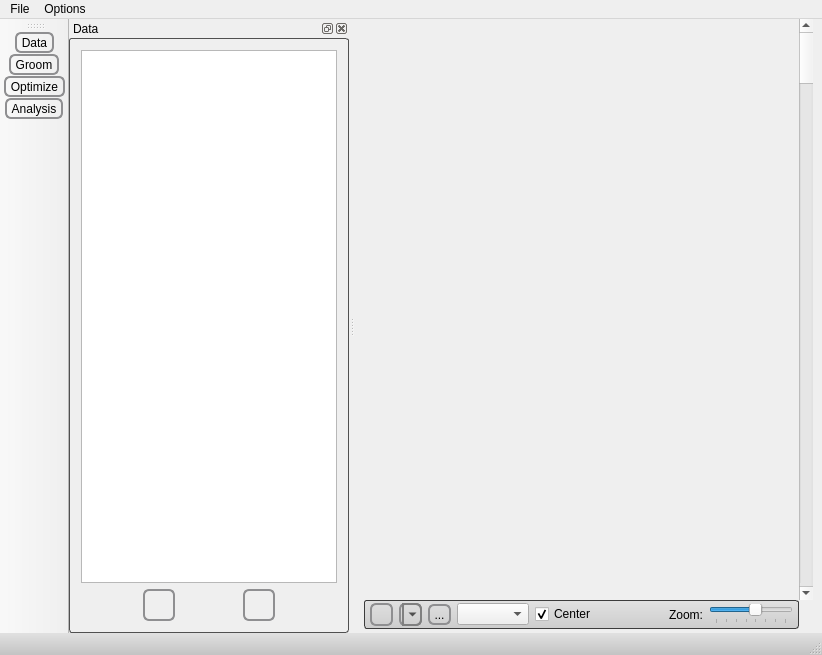
<?xml version="1.0" encoding="UTF-8"?>
<ui version="4.0">
 <class>ShapeWorksStudioApp</class>
 <widget class="QMainWindow" name="ShapeWorksStudioApp">
  <property name="geometry">
   <rect>
    <x>0</x>
    <y>0</y>
    <width>822</width>
    <height>655</height>
   </rect>
  </property>
  <property name="windowTitle">
   <string>ShapeWorksStudio</string>
  </property>
  <property name="windowIcon">
   <iconset resource="../Resources/ShapeWorksStudio.qrc">
    <normaloff>:/Studio/Images/shapes-icon.png</normaloff>:/Studio/Images/shapes-icon.png</iconset>
  </property>
  <property name="styleSheet">
   <string notr="true">


QWidget#dockWidgetContents
{
  border: 1px solid rgb(80,80,80);
  border-radius: 3px;
}

QWidget#statusbar
{
  background-color: qlineargradient(spread:pad, x1:0, y1:0, x2:0, y2:1, stop:0 rgba(225, 225, 225, 255), stop:1 rgba(195, 195, 195, 255));
}


QWidget#zoomWidget
{
  background-color: qlineargradient(spread:pad, x1:0, y1:0, x2:0, y2:1, stop:0 rgba(225, 225, 225, 255), stop:1 rgba(205, 205, 205, 255));
  border: 1px solid rgb(60, 60, 60);
  border-radius: 3px;
}

QWidget#control_widget
{
  background-color: qlineargradient(spread:pad, x1:0, y1:0, x2:0, y2:1, stop:0 rgba(225, 225, 225, 255), stop:1 rgba(205, 205, 205, 255));
  border: 1px solid rgb(60, 60, 60);
  border-radius: 3px;
}



/********************** Tab Widget ***********************/
QWidget#meanTab{
	background-color: qlineargradient(spread:pad, x1:0.5, y1:0, x2:0.5, y2:0.960227, stop:0 rgba(221, 221, 221, 255), stop:0.155779 rgba(228, 228, 228, 255), stop:1 rgba(202, 204, 204, 255));
}

QWidget#samplesTab{
	background-color: qlineargradient(spread:pad, x1:0.5, y1:0, x2:0.5, y2:0.960227, stop:0 rgba(221, 221, 221, 255), stop:0.155779 rgba(228, 228, 228, 255), stop:1 rgba(202, 204, 204, 255));      
}

QWidget#pcaTab{
	background-color: qlineargradient(spread:pad, x1:0.5, y1:0, x2:0.5, y2:0.960227, stop:0 rgba(221, 221, 221, 255), stop:0.155779 rgba(228, 228, 228, 255), stop:1 rgba(202, 204, 204, 255));      
}

QWidget#regressionTab{
	background-color: qlineargradient(spread:pad, x1:0.5, y1:0, x2:0.5, y2:0.960227, stop:0 rgba(221, 221, 221, 255), stop:0.155779 rgba(228, 228, 228, 255), stop:1 rgba(202, 204, 204, 255));      
}

/********************** Tab Widget ***********************/


/********************** Visualization Panel ***********************/

QLabel#visualizationLabel{
	color: white;
	font: bold;
}
QWidget#visualizationPanel{
	background-color: rgba( 0, 0, 0, 0 );
}

QToolButton#visualizationOpenButton{
	background-color: rgba(0, 0, 0, 0);
	border-radius: 4px;
}

QToolButton#visualizationOpenButton:hover{
	background-color: rgba( 0, 0, 0, 30 ); border-radius: 3px;
}

QWidget#visualizationHeader{
	background-color: qlineargradient(spread:pad, x1:0.5, y1:0, x2:0.5, y2:0.960227, stop:0 rgba(0, 0, 0, 0), stop:0.45 rgba(0, 0, 0, 30), stop:1 rgba(0, 0, 0, 25));
    border-radius: 3px;
}

QWidget#visualizationHeaderBackground{
	background-color: rgb( 84, 168, 212 );
        border-radius: 3px;
	border: 1px solid rgb(90, 90, 90);
}

QWidget#visualizationPanel{
	background-color: rgb( 90, 90, 90 );
	border-radius:4px;
	border: 1px solid rgb(60, 60, 60);
	color: rgb(90, 90, 90);
}

QWidget#visualizationContent{
	border-radius: 3px;
	border: 1px solid rgb(80, 80,80);
	background-color: qlineargradient(spread:pad, x1:0.5, y1:0, x2:0.5, y2:0.960227, stop:0 rgba(221, 221, 221, 255), stop:0.155779 rgba(228, 228, 228, 255), stop:1 rgba(202, 204, 204, 255));      
}
/********************** Visualization Panel ***********************/


/********************** Pca Panel ***********************/

QLabel#pcaLabel{
	color: white;
	font: bold;
}
QWidget#pcaPanel{
	background-color: rgba( 0, 0, 0, 0 );
}

QToolButton#pcaOpenButton{
	background-color: rgba(0, 0, 0, 0);
	border-radius: 4px;
}

QToolButton#pcaOpenButton:hover{
	background-color: rgba( 0, 0, 0, 30 ); border-radius: 3px;
}

QWidget#pcaHeader{
	background-color: qlineargradient(spread:pad, x1:0.5, y1:0, x2:0.5, y2:0.960227, stop:0 rgba(0, 0, 0, 0), stop:0.45 rgba(0, 0, 0, 30), stop:1 rgba(0, 0, 0, 25));
    border-radius: 3px;
}

QWidget#pcaHeaderBackground{
	background-color: rgb( 84, 168, 212 );
    border-radius: 3px;
	border: 1px solid rgb(90, 90, 90);
}

QWidget#pcaPanel{
	background-color: rgb( 90, 90, 90 );
	border-radius:4px;
	border: 1px solid rgb(60, 60, 60);
	color: rgb(90, 90, 90);
}

QWidget#pcaContent{
	border-radius: 3px;
	border: 1px solid rgb(80, 80,80);
	background-color: qlineargradient(spread:pad, x1:0.5, y1:0, x2:0.5, y2:0.960227, stop:0 rgba(221, 221, 221, 255), stop:0.155779 rgba(228, 228, 228, 255), stop:1 rgba(202, 204, 204, 255));      
}
/********************** Pca Panel ***********************/


/********************** Shape Panel ***********************/

QLabel#shapeLabel{
	color: white;
	font: bold;
}

QWidget#shapePanel{
	background-color: rgba( 0, 0, 0, 0 );
}

QToolButton#shapeOpenButton{
	background-color: rgba(0, 0, 0, 0);
	border-radius: 4px;
}

QToolButton#shapeOpenButton:hover{
	background-color: rgba( 0, 0, 0, 30 ); border-radius: 3px;
}

QWidget#layers_header_{
	background-color: qlineargradient(spread:pad, x1:0.5, y1:0, x2:0.5, y2:0.960227, stop:0 rgba(0, 0, 0, 0), stop:0.45 rgba(0, 0, 0, 30), stop:1 rgba(0, 0, 0, 25));
    border-radius: 3px;
}

QWidget#shapeHeaderBackground{
	background-color: rgb( 84, 168, 212 );
    border-radius: 3px;
	border: 1px solid rgb(90, 90, 90);
}

QWidget#shapePanel{
	background-color: rgb( 90, 90, 90 );
	border-radius:4px;
	border: 1px solid rgb(60, 60, 60);
	color: rgb(90, 90, 90);
}

QWidget#shapeContent{
	border-radius: 3px;
	border: 1px solid rgb(80, 80,80);
	background-color: qlineargradient(spread:pad, x1:0.5, y1:0, x2:0.5, y2:0.960227, stop:0 rgba(221, 221, 221, 255), stop:0.155779 rgba(228, 228, 228, 255), stop:1 rgba(202, 204, 204, 255));      
}
/********************** Shape Panel ***********************/


/********************** reconstruction Panel ***********************/

QLabel#reconstructionLabel{
	color: white;
	font: bold;
}
QWidget#reconstructionPanel{
	background-color: rgba( 0, 0, 0, 0 );
}

QToolButton#reconstructionOpenButton{
	background-color: rgba(0, 0, 0, 0);
	border-radius: 4px;
}

QToolButton#reconstructionOpenButton:hover{
	background-color: rgba( 0, 0, 0, 30 ); border-radius: 3px;
}

QWidget#reconstructionHeader{
	background-color: qlineargradient(spread:pad, x1:0.5, y1:0, x2:0.5, y2:0.960227, stop:0 rgba(0, 0, 0, 0), stop:0.45 rgba(0, 0, 0, 30), stop:1 rgba(0, 0, 0, 25));
    border-radius: 3px;
}

QWidget#reconstructionHeaderBackground{
	background-color: rgb( 84, 168, 212 );
    border-radius: 3px;
	border: 1px solid rgb(90, 90, 90);
}

QWidget#reconstructionPanel{
	background-color: rgb( 90, 90, 90 );
	border-radius:4px;
	border: 1px solid rgb(60, 60, 60);
	color: rgb(90, 90, 90);
}

QWidget#reconstructionContent{
	border-radius: 3px;
	border: 1px solid rgb(80, 80,80);
	background-color: qlineargradient(spread:pad, x1:0.5, y1:0, x2:0.5, y2:0.960227, stop:0 rgba(221, 221, 221, 255), stop:0.155779 rgba(228, 228, 228, 255), stop:1 rgba(202, 204, 204, 255));      
}
/********************** reconstruction Panel ***********************/



/********************** Other ***********************/

QWidget#pcaWidget{
	border-radius: 3px;
	border: 2px solid rgb(80, 80,80);
}


QWidget#sampleWidget{
	border-radius: 3px;
	border: 2px solid rgb(80, 80,80);
}

QWidget#meanWidget{
	border-radius: 3px;
	border: 2px solid rgb(80, 80,80);
}


QWidget#controlsDockContents {
 border-radius: 3px;
 background: rgb(90,90,90);
}




QToolButton { /* all types of tool button */
     border: 2px solid #8f8f91;
     border-radius: 6px;
     background-color: qlineargradient(x1: 0, y1: 0, x2: 0, y2: 1,
                                       stop: 0 #f6f7fa, stop: 1 #dadbde);
 }


 QToolButton[popupMode=&quot;1&quot;] { /* only for MenuButtonPopup */
     padding-right: 20px; /* make way for the popup button */
 }


 QToolButton:pressed {
     background-color: qlineargradient(x1: 0, y1: 0, x2: 0, y2: 1,
                                       stop: 0 #dadbde, stop: 1 #f6f7fa);
  
  }

 QToolButton:checked {
     background-color: qlineargradient(x1: 0, y1: 0, x2: 0, y2: 1,
                                       stop: 0 #dadbde, stop: 1 #f6f7fa);
  
  }

 /* the subcontrols below are used only in the MenuButtonPopup mode */
 QToolButton::menu-button {
     border: 2px solid gray;
     border-top-right-radius: 6px;
     border-bottom-right-radius: 6px;
     /* 16px width + 4px for border = 20px allocated above */
     width: 16px;
 }

/*
 QToolButton::menu-arrow {
     image: url(downarrow.png);
 }
*/


 QToolButton::menu-arrow:open {
     top: 1px; left: 1px; /* shift it a bit */
 }


/*
QPushButton { 
 border: 2px solid #8f8f91;
 border-radius: 6px;
 background-color: qlineargradient(x1: 0, y1: 0, x2: 0, y2: 1,
  stop: 0 #f6f7fa, stop: 1 #dadbde);
}
*/

/*
QPushButton:pressed {
 background-color: qlineargradient(x1: 0, y1: 0, x2: 0, y2: 1,
  stop: 0 #dadbde, stop: 1 #f6f7fa);
}
*/


/*
QPushButton {
     background-color: red;
     border-style: outset;
     border-width: 2px;
     border-color: beige;
 }
*/


</string>
  </property>
  <widget class="QWidget" name="centralwidget">
   <layout class="QGridLayout" name="gridLayout">
    <property name="topMargin">
     <number>0</number>
    </property>
    <property name="bottomMargin">
     <number>4</number>
    </property>
    <property name="spacing">
     <number>0</number>
    </property>
    <item row="0" column="0">
     <widget class="QVTKWidget" name="qvtkWidget" native="true">
      <property name="sizePolicy">
       <sizepolicy hsizetype="Expanding" vsizetype="Expanding">
        <horstretch>1</horstretch>
        <verstretch>1</verstretch>
       </sizepolicy>
      </property>
      <property name="minimumSize">
       <size>
        <width>300</width>
        <height>300</height>
       </size>
      </property>
     </widget>
    </item>
    <item row="0" column="1">
     <widget class="QScrollBar" name="vertical_scroll_bar">
      <property name="orientation">
       <enum>Qt::Vertical</enum>
      </property>
     </widget>
    </item>
    <item row="1" column="0">
     <layout class="QHBoxLayout" name="horizontalLayout" stretch="0">
      <item>
       <widget class="QWidget" name="control_widget" native="true">
        <property name="sizePolicy">
         <sizepolicy hsizetype="Minimum" vsizetype="MinimumExpanding">
          <horstretch>0</horstretch>
          <verstretch>0</verstretch>
         </sizepolicy>
        </property>
        <layout class="QHBoxLayout" name="horizontalLayout_3">
         <property name="spacing">
          <number>6</number>
         </property>
         <property name="leftMargin">
          <number>6</number>
         </property>
         <property name="topMargin">
          <number>3</number>
         </property>
         <property name="rightMargin">
          <number>6</number>
         </property>
         <property name="bottomMargin">
          <number>3</number>
         </property>
         <item>
          <widget class="QToolButton" name="auto_view_button">
           <property name="toolTip">
            <string>Autoview</string>
           </property>
           <property name="text">
            <string/>
           </property>
           <property name="icon">
            <iconset resource="../Resources/ShapeWorksStudio.qrc">
             <normaloff>:/Studio/Images/AutoViewOff.png</normaloff>
             <normalon>:/Studio/Images/AutoView.png</normalon>:/Studio/Images/AutoViewOff.png</iconset>
           </property>
           <property name="checkable">
            <bool>false</bool>
           </property>
           <property name="autoRaise">
            <bool>true</bool>
           </property>
          </widget>
         </item>
         <item>
          <widget class="QToolButton" name="glyphs_visible_button">
           <property name="toolTip">
            <string>Show this slice in volume viewer</string>
           </property>
           <property name="icon">
            <iconset resource="../Resources/ShapeWorksStudio.qrc">
             <normaloff>:/Studio/Images/VisibleOff.png</normaloff>
             <normalon>:/Studio/Images/Visible.png</normalon>:/Studio/Images/VisibleOff.png</iconset>
           </property>
           <property name="checkable">
            <bool>true</bool>
           </property>
           <property name="checked">
            <bool>true</bool>
           </property>
           <property name="popupMode">
            <enum>QToolButton::MenuButtonPopup</enum>
           </property>
           <property name="autoRaise">
            <bool>true</bool>
           </property>
          </widget>
         </item>
         <item>
          <widget class="QToolButton" name="surface_visible_button">
           <property name="toolTip">
            <string>show isosurface</string>
           </property>
           <property name="text">
            <string>...</string>
           </property>
           <property name="icon">
            <iconset resource="../Resources/ShapeWorksStudio.qrc">
             <normaloff>:/Studio/Images/IsosurfaceVisibleOff.png</normaloff>
             <normalon>:/Studio/Images/IsosurfaceVisible.png</normalon>:/Studio/Images/IsosurfaceVisibleOff.png</iconset>
           </property>
           <property name="checkable">
            <bool>true</bool>
           </property>
           <property name="checked">
            <bool>true</bool>
           </property>
           <property name="autoRaise">
            <bool>true</bool>
           </property>
          </widget>
         </item>
         <item>
          <widget class="QComboBox" name="view_mode_combobox"/>
         </item>
         <item>
          <widget class="QCheckBox" name="center_checkbox">
           <property name="text">
            <string>Center</string>
           </property>
           <property name="checked">
            <bool>true</bool>
           </property>
          </widget>
         </item>
         <item>
          <spacer name="horizontalSpacer">
           <property name="orientation">
            <enum>Qt::Horizontal</enum>
           </property>
           <property name="sizeHint" stdset="0">
            <size>
             <width>40</width>
             <height>20</height>
            </size>
           </property>
          </spacer>
         </item>
         <item>
          <widget class="QLabel" name="label">
           <property name="text">
            <string>Zoom:</string>
           </property>
          </widget>
         </item>
         <item>
          <widget class="QSlider" name="thumbnail_size_slider">
           <property name="maximumSize">
            <size>
             <width>100</width>
             <height>16777215</height>
            </size>
           </property>
           <property name="minimum">
            <number>1</number>
           </property>
           <property name="maximum">
            <number>8</number>
           </property>
           <property name="pageStep">
            <number>1</number>
           </property>
           <property name="value">
            <number>5</number>
           </property>
           <property name="orientation">
            <enum>Qt::Horizontal</enum>
           </property>
           <property name="invertedAppearance">
            <bool>false</bool>
           </property>
           <property name="invertedControls">
            <bool>false</bool>
           </property>
           <property name="tickPosition">
            <enum>QSlider::TicksBelow</enum>
           </property>
          </widget>
         </item>
        </layout>
       </widget>
      </item>
     </layout>
    </item>
   </layout>
  </widget>
  <widget class="QMenuBar" name="menubar">
   <property name="geometry">
    <rect>
     <x>0</x>
     <y>0</y>
     <width>822</width>
     <height>21</height>
    </rect>
   </property>
   <widget class="QMenu" name="menuFile">
    <property name="title">
     <string>File</string>
    </property>
    <addaction name="action_new_project"/>
    <addaction name="action_open_project"/>
    <addaction name="action_save_project"/>
    <addaction name="action_save_project_as"/>
    <addaction name="actionSet_Data_Directory"/>
    <addaction name="separator"/>
    <addaction name="action_import"/>
    <addaction name="actionExport_PCA_Mesh"/>
    <addaction name="actionExport_Eigenvalues"/>
    <addaction name="actionExport_Eigenvectors"/>
    <addaction name="actionExport_PCA_Mode_Points"/>
    <addaction name="actionExport_Parameter_XML"/>
    <addaction name="separator"/>
    <addaction name="action_recent1"/>
    <addaction name="action_recent2"/>
    <addaction name="action_recent3"/>
    <addaction name="action_recent4"/>
    <addaction name="separator"/>
    <addaction name="action_quit"/>
   </widget>
   <widget class="QMenu" name="menuOptions">
    <property name="title">
     <string>Options</string>
    </property>
    <addaction name="action_preferences"/>
    <addaction name="actionShow_Tool_Window"/>
   </widget>
   <addaction name="menuFile"/>
   <addaction name="menuOptions"/>
  </widget>
  <widget class="QStatusBar" name="statusbar"/>
  <widget class="QDockWidget" name="controlsDock">
   <property name="floating">
    <bool>true</bool>
   </property>
   <property name="features">
    <set>QDockWidget::AllDockWidgetFeatures</set>
   </property>
   <property name="windowTitle">
    <string>Data</string>
   </property>
   <attribute name="dockWidgetArea">
    <number>1</number>
   </attribute>
   <widget class="QWidget" name="dockWidgetContents">
    <layout class="QVBoxLayout" name="verticalLayout">
     <property name="spacing">
      <number>12</number>
     </property>
     <property name="leftMargin">
      <number>12</number>
     </property>
     <property name="topMargin">
      <number>12</number>
     </property>
     <property name="rightMargin">
      <number>12</number>
     </property>
     <property name="bottomMargin">
      <number>12</number>
     </property>
     <item>
      <widget class="QStackedWidget" name="stacked_widget">
       <property name="currentIndex">
        <number>0</number>
       </property>
       <widget class="QWidget" name="import_page">
        <layout class="QVBoxLayout" name="verticalLayout_2">
         <property name="leftMargin">
          <number>0</number>
         </property>
         <property name="topMargin">
          <number>0</number>
         </property>
         <property name="rightMargin">
          <number>0</number>
         </property>
         <property name="bottomMargin">
          <number>0</number>
         </property>
         <item>
          <widget class="QTableWidget" name="table_widget"/>
         </item>
         <item>
          <layout class="QHBoxLayout" name="horizontalLayout2">
           <item>
            <widget class="QToolButton" name="delete_button">
             <property name="minimumSize">
              <size>
               <width>32</width>
               <height>32</height>
              </size>
             </property>
             <property name="maximumSize">
              <size>
               <width>32</width>
               <height>32</height>
              </size>
             </property>
             <property name="toolTip">
              <string>Remove</string>
             </property>
             <property name="statusTip">
              <string>Remove images</string>
             </property>
             <property name="text">
              <string/>
             </property>
             <property name="icon">
              <iconset resource="../Resources/ShapeWorksStudio.qrc">
               <normaloff>:/Studio/Images/remove.png</normaloff>:/Studio/Images/remove.png</iconset>
             </property>
            </widget>
           </item>
           <item>
            <widget class="QToolButton" name="add_button">
             <property name="minimumSize">
              <size>
               <width>32</width>
               <height>32</height>
              </size>
             </property>
             <property name="maximumSize">
              <size>
               <width>32</width>
               <height>32</height>
              </size>
             </property>
             <property name="toolTip">
              <string>Add</string>
             </property>
             <property name="statusTip">
              <string>Add images</string>
             </property>
             <property name="text">
              <string/>
             </property>
             <property name="icon">
              <iconset resource="../Resources/ShapeWorksStudio.qrc">
               <normaloff>:/Studio/Images/add.png</normaloff>:/Studio/Images/add.png</iconset>
             </property>
            </widget>
           </item>
          </layout>
         </item>
        </layout>
       </widget>
      </widget>
     </item>
    </layout>
   </widget>
  </widget>
  <widget class="QToolBar" name="toolBar">
   <property name="windowTitle">
    <string>toolBar</string>
   </property>
   <property name="movable">
    <bool>true</bool>
   </property>
   <property name="iconSize">
    <size>
     <width>42</width>
     <height>42</height>
    </size>
   </property>
   <property name="toolButtonStyle">
    <enum>Qt::ToolButtonTextUnderIcon</enum>
   </property>
   <property name="floatable">
    <bool>true</bool>
   </property>
   <attribute name="toolBarArea">
    <enum>LeftToolBarArea</enum>
   </attribute>
   <attribute name="toolBarBreak">
    <bool>false</bool>
   </attribute>
   <addaction name="action_import_mode"/>
   <addaction name="action_groom_mode"/>
   <addaction name="action_optimize_mode"/>
   <addaction name="action_analysis_mode"/>
  </widget>
  <action name="action_quit">
   <property name="text">
    <string>Quit</string>
   </property>
   <property name="shortcut">
    <string>Ctrl+Q</string>
   </property>
  </action>
  <action name="actionViewFullScreen">
   <property name="text">
    <string>Full Screen</string>
   </property>
   <property name="shortcut">
    <string>Ctrl+F</string>
   </property>
  </action>
  <action name="action_import">
   <property name="text">
    <string>Import Images...</string>
   </property>
   <property name="shortcut">
    <string>Ctrl+I</string>
   </property>
  </action>
  <action name="action_groom_mode">
   <property name="checkable">
    <bool>true</bool>
   </property>
   <property name="icon">
    <iconset resource="../Resources/ShapeWorksStudio.qrc">
     <normaloff>:/Studio/Images/tools.png</normaloff>:/Studio/Images/tools.png</iconset>
   </property>
   <property name="text">
    <string>Groom</string>
   </property>
  </action>
  <action name="action_import_mode">
   <property name="checkable">
    <bool>true</bool>
   </property>
   <property name="icon">
    <iconset resource="../Resources/ShapeWorksStudio.qrc">
     <normaloff>:/Studio/Images/data.png</normaloff>:/Studio/Images/data.png</iconset>
   </property>
   <property name="text">
    <string>Data</string>
   </property>
  </action>
  <action name="action_optimize_mode">
   <property name="checkable">
    <bool>true</bool>
   </property>
   <property name="icon">
    <iconset resource="../Resources/ShapeWorksStudio.qrc">
     <normaloff>:/Studio/Images/gear2.png</normaloff>:/Studio/Images/gear2.png</iconset>
   </property>
   <property name="text">
    <string>Optimize</string>
   </property>
  </action>
  <action name="action_analysis_mode">
   <property name="checkable">
    <bool>true</bool>
   </property>
   <property name="icon">
    <iconset resource="../Resources/ShapeWorksStudio.qrc">
     <normaloff>:/Studio/Images/chart.png</normaloff>:/Studio/Images/chart.png</iconset>
   </property>
   <property name="text">
    <string>Analysis</string>
   </property>
  </action>
  <action name="action_open_project">
   <property name="text">
    <string>Open Project...</string>
   </property>
   <property name="shortcut">
    <string>Ctrl+O</string>
   </property>
  </action>
  <action name="action_save_project">
   <property name="text">
    <string>Save Project</string>
   </property>
   <property name="shortcut">
    <string>Ctrl+S</string>
   </property>
  </action>
  <action name="action_new_project">
   <property name="text">
    <string>New Project</string>
   </property>
   <property name="shortcut">
    <string>Ctrl+N</string>
   </property>
  </action>
  <action name="action_save_project_as">
   <property name="text">
    <string>Save Project As...</string>
   </property>
   <property name="shortcut">
    <string>Ctrl+Shift+S</string>
   </property>
  </action>
  <action name="action_preferences">
   <property name="text">
    <string>Preferences</string>
   </property>
   <property name="shortcut">
    <string>Ctrl+,</string>
   </property>
  </action>
  <action name="action_import_legacy">
   <property name="text">
    <string>Import Legacy ShapeWorks</string>
   </property>
  </action>
  <action name="action_recent1">
   <property name="text">
    <string>Recent1</string>
   </property>
  </action>
  <action name="action_recent2">
   <property name="text">
    <string>Recent2</string>
   </property>
  </action>
  <action name="action_recent3">
   <property name="text">
    <string>Recent3</string>
   </property>
  </action>
  <action name="action_recent4">
   <property name="text">
    <string>Recent4</string>
   </property>
  </action>
  <action name="actionShow_Tool_Window">
   <property name="text">
    <string>Show Tool Window</string>
   </property>
  </action>
  <action name="actionExport_PCA_Mesh">
   <property name="text">
    <string>Export PCA Mesh...</string>
   </property>
   <property name="shortcut">
    <string>Ctrl+M</string>
   </property>
  </action>
  <action name="actionSet_Data_Directory">
   <property name="text">
    <string>Set Data Directory...</string>
   </property>
   <property name="toolTip">
    <string>Set the Data Directory for all generated images and correspondance points</string>
   </property>
   <property name="shortcut">
    <string>Ctrl+D</string>
   </property>
  </action>
  <action name="actionExport_Parameter_XML">
   <property name="text">
    <string>Export Parameter XML...</string>
   </property>
   <property name="shortcut">
    <string>Ctrl+P</string>
   </property>
  </action>
  <action name="actionExport_Eigenvalues">
   <property name="text">
    <string>Export Eigenvalues...</string>
   </property>
   <property name="shortcut">
    <string>Ctrl+E</string>
   </property>
  </action>
  <action name="actionExport_Eigenvectors">
   <property name="text">
    <string>Export Eigenvectors...</string>
   </property>
   <property name="shortcut">
    <string>Ctrl+Shift+E</string>
   </property>
  </action>
  <action name="actionExport_PCA_Mode_Points">
   <property name="text">
    <string>Export PCA Mode Points...</string>
   </property>
   <property name="shortcut">
    <string>Ctrl+Shift+P</string>
   </property>
  </action>
 </widget>
 <customwidgets>
  <customwidget>
   <class>QVTKWidget</class>
   <extends>QWidget</extends>
   <header>QVTKWidget.h</header>
  </customwidget>
 </customwidgets>
 <tabstops>
  <tabstop>table_widget</tabstop>
  <tabstop>delete_button</tabstop>
  <tabstop>add_button</tabstop>
  <tabstop>auto_view_button</tabstop>
  <tabstop>glyphs_visible_button</tabstop>
  <tabstop>surface_visible_button</tabstop>
  <tabstop>view_mode_combobox</tabstop>
  <tabstop>center_checkbox</tabstop>
  <tabstop>thumbnail_size_slider</tabstop>
 </tabstops>
 <resources>
  <include location="../Resources/ShapeWorksStudio.qrc"/>
 </resources>
 <connections/>
</ui>
